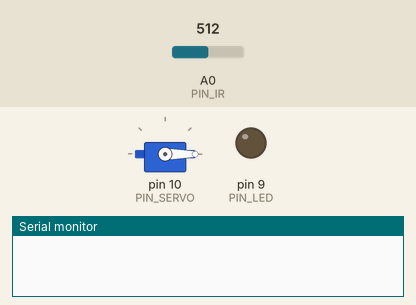
Recording of a sketch running on a simulated Arduino Uno, built with avr-gcc and run on an emulated ATmega328P. On the bench: servo, output pins drawn as LEDs (lit = HIGH), the last lines printed to the serial monitor. The test bench sets the inputs (shaded band); at power-on: A0 (PIN_IR) = 512.

Above: at 0.1 s.
At 12.5 s:
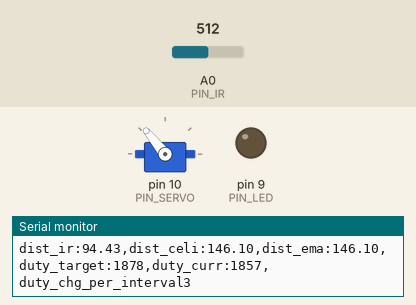
Timing chart, 0 to 14.0 s (numbered marks = the images above):
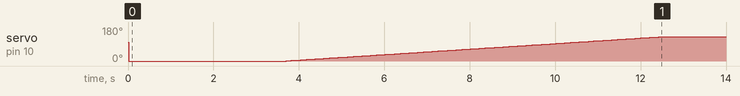

The sketch:

21_bbc_20203166.ino
```cpp
#include <Servo.h>

//ema필터, 노이즈필터, 서보속도 제어, 샘플링주기 개별설정, true or false
//적외선 디스탠스, 서보모터
//적외선센서에는 dist_prev, dist_raw, dist_min, dist_max
//서보모터 duty_max, duty_min, duty_target, duty_curr
//ema필터에는 alpha, dist_ema, dist_cali
//노이즈필터 ex_reading
//서보속도 제어 servo_speed,servo_angle

//////////////////////////////////////////////////////////////////////////////////////////////////////////////////////////
//프레임워크 어퍼암길이를 수정하여 11주 1강 기록이 달라졌고, 적외선센서 거리측정도 가조립때 기록과 많이 달라져 현재 기록에 맞춰 코드짰습니다.//
//프레임워크 : 300, 195, 123 - r:30기준, 적외선센서 a: 68, b: 240 기준                                                       //
//////////////////////////////////////////////////////////////////////////////////////////////////////////////////////////

// Arduino pin assignment
#define PIN_LED 9
#define PIN_SERVO 10
#define PIN_IR A0

// Configurable parameters
#define _DIST_MIN 68 // minimum distance to be measured (unit: mm)
#define _DIST_MAX 240 // maximum distance to be measured (unit: mm)
#define _DIST_TARGET 255 // target distance (unit: mm)
#define _DIST_ALPHA 0.5

#define _DUTY_MAX 1878 // servo at framework counterclockwise position (_DUTY_NEU + r')
#define _DUTY_MIN 1262 // servo at framework clockwise position (_DUTY_NEU - r')
#define _DUTY_NEU 1570 // servo at framework neutral position (90 degree at framework)
//min, max, neu 기준은 프레임워크 수평 +- r'

#define _SERVO_SPEED 16 // servo speed limit (unit: degree/second)
#define _SERVO_ANGLE 60

#define _INTERVAL_DIST 25 // IR interval (unit: ms)
#define _INTERVAL_SERVO 20 // servo interval (unit: ms)
#define _INTERVAL_SERIAL 100 // serial interval (unit: ms)

// global variables
Servo myservo;

float dist_target, dist_raw, dist_ema, dist_celi; // unit: mm
float alpha;

int duty_chg_per_interval; // maximum duty difference per interval
int duty_target, duty_curr;

unsigned long last_sampling_time_dist, last_sampling_time_servo, last_sampling_time_serial; // unit: ms
bool event_dist, event_servo, event_serial;

int a, b;


void setup() {
  // initialize GPIO pins
  pinMode(PIN_LED, OUTPUT);
  myservo.attach(PIN_SERVO);
  myservo.writeMicroseconds(_DUTY_NEU);

  // initialize serial port
  last_sampling_time_dist=last_sampling_time_servo=last_sampling_time_serial = 0;
  event_dist = event_servo = event_serial = false;

  // initialize IR related variables
  dist_raw = 0.0; // raw distance output from IR (unit: mm)
  dist_target = _DIST_TARGET; // unit: mm
  alpha = _DIST_ALPHA;
  a = _DIST_MIN;
  b = _DIST_MAX;

  // convert angle speed into duty change per interval
  duty_chg_per_interval = (float)(_DUTY_MAX - _DUTY_MIN) * _SERVO_SPEED / _SERVO_ANGLE * _INTERVAL_SERVO / 1000;

  // initialize serial port
  Serial.begin(57600);
}

void loop() {
// wait until next sampling time
// millis() returns the number of milliseconds since the program started. Will overflow after 50 days.
  unsigned long time_curr = millis();
  if(time_curr >= last_sampling_time_dist + _INTERVAL_DIST){
    last_sampling_time_dist += _INTERVAL_DIST;
    event_dist = true;
  }
  if(time_curr >= last_sampling_time_servo + _INTERVAL_SERVO){
    last_sampling_time_servo += _INTERVAL_SERVO;
    event_servo = true;
  }
  if(time_curr >= last_sampling_time_serial + _INTERVAL_SERIAL){
    last_sampling_time_serial += _INTERVAL_SERIAL;
    event_serial = true;
  }


  if(event_dist){
    event_dist = false;
    // get a distance reading from the IR
    dist_raw = ir_distance();
    dist_celi = 100 + 300.0 / (b - a) * (dist_raw - a);
    dist_ema = (alpha * dist_celi) + (1-alpha)*dist_ema;
    if(dist_ema < dist_target){duty_target = _DUTY_MAX;}
    else{duty_target = _DUTY_MIN;}
  }

  if(event_servo){
    event_servo = false;
    // adfust servo position : duty_curr toward duty_target by duty_chg_per_interval
    if(duty_target > duty_curr){
      duty_curr = duty_curr + duty_chg_per_interval;
      if(duty_curr > duty_target){duty_curr = duty_target;}
    }
    else{
      duty_curr = duty_curr - duty_chg_per_interval;
      if(duty_curr<duty_target){duty_curr = duty_target;}
    }

    //update servo position
    myservo.writeMicroseconds(duty_curr);
  }

  if(event_serial){
    event_serial = false;
    // output the read value to the serial port
    Serial.print("dist_ir:");
    Serial.print(dist_raw);
    Serial.print(",dist_celi:");
    Serial.print(dist_celi);
    Serial.print(",dist_ema:");
    Serial.print(dist_ema);
    Serial.print(",duty_target:");
    Serial.print(duty_target);
    Serial.print(",duty_curr:");
    Serial.print(duty_curr);
    Serial.print(",duty_chg_per_interval");
    Serial.println(duty_chg_per_interval);
  }
}

float ir_distance(void){ // return value unit: mm
  float val;
  float volt = float(analogRead(PIN_IR));
  val = ((6762.0/(volt-9.0))-4.0) * 10.0;
  return val;
}

float ir_distance_filtered(void){
  float reading = ir_distance();
  float ex_reading;
  if(reading >= _DIST_MIN & reading <= _DIST_MAX) ex_reading = reading;
  if(reading<=_DIST_MIN || reading > _DIST_MAX) reading = 0.0;
  if(reading == 0.0) reading = ex_reading;
  return reading;
}
```
